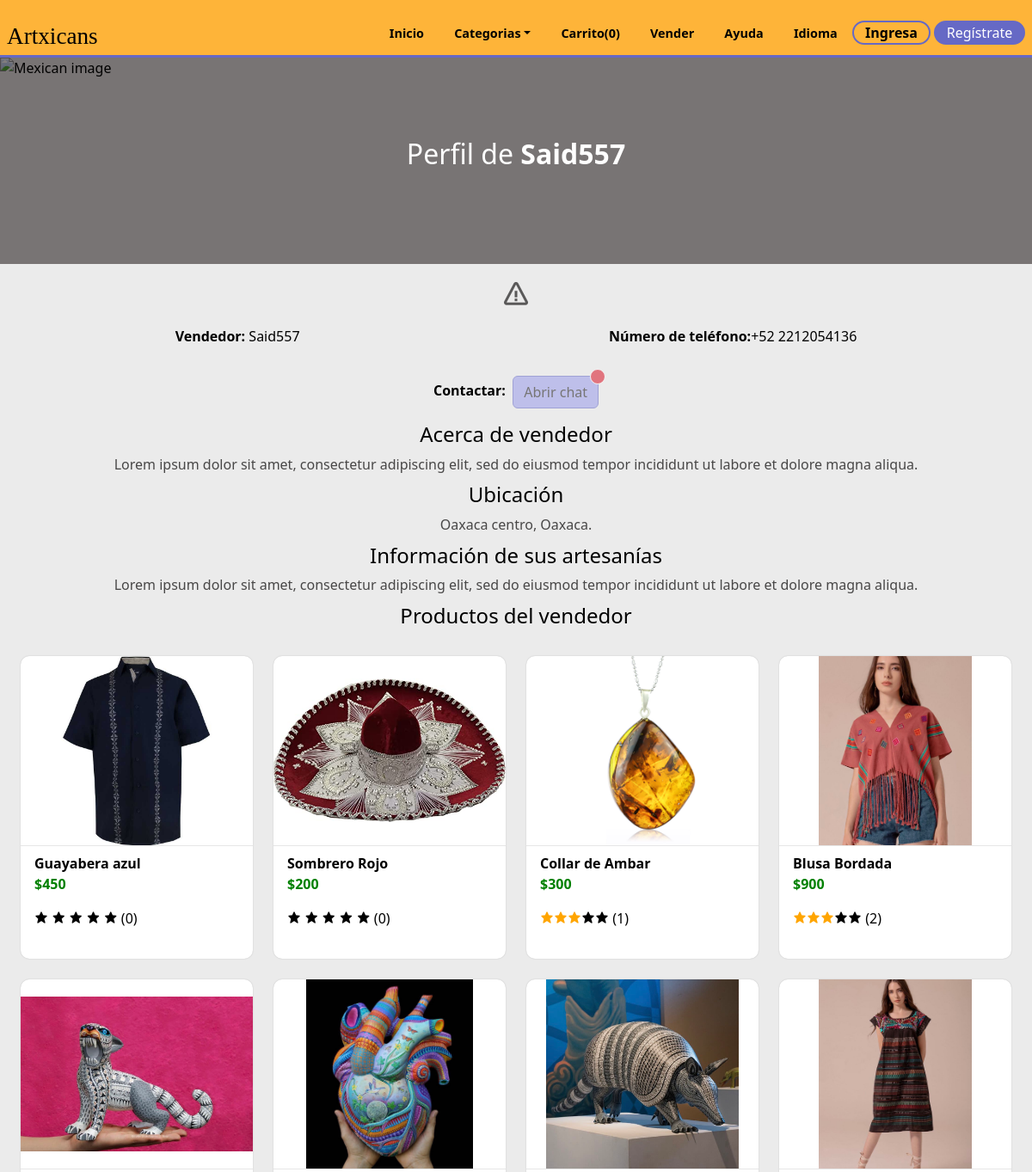
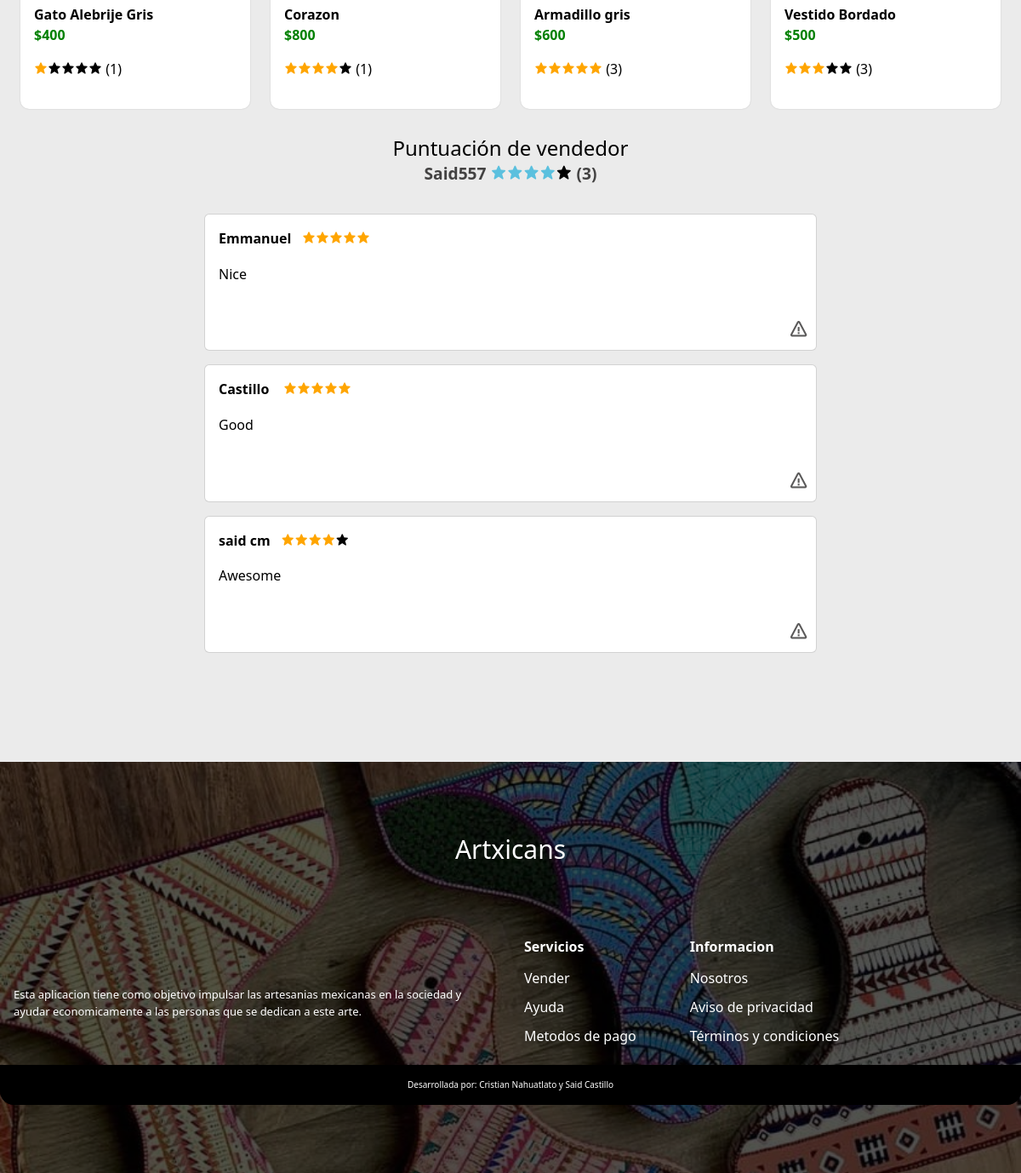
The app's page /profile-seller.php?seller_data=5 with its own data (2 pictures, top to bottom).
### tables this page shows
CREATE TABLE `reg_sellers` (
  `IDregseller` int(11) NOT NULL,
  `Nombre` varchar(255) NOT NULL,
  `apellidos` varchar(255) NOT NULL,
  `nickname` varchar(255) NOT NULL,
  `lada` int(4) NOT NULL,
  `telefono` varchar(20) NOT NULL,
  `telefonoref` varchar(20) NOT NULL,
  `domicilio` varchar(255) NOT NULL,
  `postal` varchar(10) NOT NULL,
  `identificador` varchar(255) NOT NULL,
  `solicitud` varchar(50) NOT NULL,
  `ID_registro` int(11) DEFAULT NULL
);

CREATE TABLE `sellers_data` (
  `id_data` int(11) NOT NULL,
  `description` varchar(150) NOT NULL,
  `desc_art` varchar(150) NOT NULL,
  `location` varchar(150) NOT NULL,
  `ID_registro` int(11) DEFAULT NULL
);

CREATE TABLE `products` (
  `id_product` int(11) NOT NULL,
  `product` varchar(80) NOT NULL,
  `image1` varchar(80) NOT NULL,
  `price` int(11) NOT NULL,
  `description` varchar(250) NOT NULL,
  `category` varchar(30) NOT NULL,
  `stock` int(11) NOT NULL,
  `image2` varchar(30) NOT NULL,
  `image3` varchar(30) NOT NULL,
  `ID_registro` int(11) DEFAULT NULL
);

CREATE TABLE `profile_comments` (
  `id_comment` int(11) NOT NULL,
  `star` int(11) NOT NULL,
  `comment` varchar(150) NOT NULL,
  `seller` int(11) DEFAULT NULL,
  `ID_registro` int(11) DEFAULT NULL
);

CREATE TABLE `registro` (
  `ID` int(11) NOT NULL,
  `Nombre` varchar(255) NOT NULL,
  `Correo` varchar(255) NOT NULL,
  `Contraseña` varchar(255) NOT NULL,
  `estatus` int(2) NOT NULL,
  `direccion` int(1) NOT NULL
);

### profile-seller.php (the view, shortened to what this page needs)
<?php
    include('./templates/cabecera.php');
    include('./global/conexion.php');
    $user = $_GET['seller_data'];
    $query = mysqli_query($conn,"SELECT * FROM reg_sellers WHERE ID_registro = $user");
    $data = mysqli_fetch_array($query);
?>
    <section class="profile-data">
        <div class="profile-seller">
            <div class="overlay-seller"></div>
            <div class="profileContent container">
                <div class="profileText">
                    <h1 class="title-profile">Perfil de <strong><?php echo $data['nickname']?></strong></h1>
                </div>
            </div>
        </div>
        <div class="report-seller">
          <a  data-bs-toggle="modal" style="cursor:pointer" data-bs-target="#ModalReportSeller-<?php echo $user?>" class="report-container"><i class='bx bx-error bx-md'></i></a>
        </div>
    <div class="inf0-seller">
        <p><strong>Vendedor:</strong>&nbsp;<?php echo $data['nickname']?></p>
        <p><strong>Número de teléfono:</strong>+<?php echo $data['lada'];?>&nbsp;<?php echo $data['telefono']?></p>
    </div>
    <?php
         if(!@$_SESSION['user']){  ?>
    <div class="chat">
        <p><strong>Contactar:</strong>&nbsp;&nbsp;<button type="button" disabled class="btn btn-info position-relative">
        Abrir chat
        <span class="position-absolute top-0 start-100 translate-middle p-2 bg-danger border border-light rounded-circle">
        </span>
        </button></p>
    </div>
    <?php }else{
    if($id_user <> $user){?>
    <div class="chat">
            <p><strong>Contactar:</strong>&nbsp;&nbsp;<button type="button" class="btn btn-info position-relative" data-bs-toggle="modal" data-bs-target="#ModalChat">
               Abrir chat
              <span class="position-absolute top-0 start-100 translate-middle p-2 bg-danger border border-light rounded-circle">
              <span class="visually-hidden">New alerts</span>
              </span>
              </button>
            </p>
                <div class="modal fade" id="ModalChat" tabindex="-1" aria-labelledby="exampleModalLabel" aria-hidden="true">
                  <div class="modal-dialog modal-dialog-scrollable">
                    <div class="modal-content">
                      <div class="modal-header p-3 mb-2 bg-color text-white">
                        <h1 class="modal-title fs-5" id="exampleModalLabel"><?php echo $data['nickname']?></h1>
                        <button type="button" class="btn-close" data-bs-dismiss="modal" aria-label="Close"></button>
                      </div>
                      <div class="modal-body">
                        <div class="seller-answer">
                        <div class="alert alert-dark w-75" role="alert">
                             A simple dark alert—check it out!
                        </div>
                        </div>
                        <div class="user-answer">
                        <div class="alert alert-primary w-75 " role="alert">
                            A simple primary alert—check it out!
                        </div>
                        </div>
                      </div>
                      <div class="modal-footer">
                      <div class="mb-3 w-100">
                          <textarea class="form-control" style="resize:none" id="exampleFormControlTextarea1" rows="3" placeholder="Escribe tu mensaje"></textarea>
                      </div>
                        <button type="button" class="btn btn-secondary" data-bs-dismiss="modal">Cerrar</button>
                        <button type="button" class="btn btn-success">Enviar</button>
                      </div>
                    </div>
                  </div>
                </div>
    </div>
   <?php } }
        $query2 = mysqli_query($conn,"SELECT * FROM sellers_data WHERE ID_registro = $user");
        $data2 = mysqli_fetch_array($query2);
        if(empty($data2['description'])){}else{
    ?>
    <div class="about-seller">
      <h2 align="center">Acerca de vendedor </h2>
       <p class="txt-profile"><?php echo $data2['description']?></p>
    </div>
    <?php }
        if(empty($data2['location'])){}else{
    ?>
    <div class="ubicacion">
        <h2 align="center">Ubicación</h2>
        <p class="txt-profile"><?php echo $data2['location']?></p>
    </div>
    <?php }
        if(empty($data2['desc_art'])){}else{
    ?>
    <div class="about-art">
      <h2 align="center">Información de sus artesanías</h2>
      <p class="txt-profile"><?php echo $data2['desc_art']?></p>
    </div>
    <?php } ?>
    <div class="products-seller">
        <h2 align="center">Productos del vendedor</h2>
        <div class='mainContent grid' id="mainContent">
       <?php
        $query3 = mysqli_query($conn,"SELECT * FROM products WHERE ID_registro = $user ORDER BY rand()");
        while($data3 = mysqli_fetch_array($query3)){
            $id_p = $data3['id_product'];
       ?>
       <div class="single-product">
        <a href="product.php?id_product=<?php echo $data3['id_product'];?>" class='referencia'>
             <div class='imgDiv'>
                <img src="assets/products/<?php echo $data3['image1'];?>"  alt="<?php echo $data3['product']?>">
            </div>
            <div class="card-info">
                <span class="product-title"><?php echo $data3['product'];?></span>
                <span class="price">$<?php echo $data3['price'];?></span>
                <p style="color:black">
             <?php
                 $sql = mysqli_query($conn,"SELECT * FROM stars WHERE id_product = $id_p");
                 $sum =  mysqli_query($conn,"SELECT SUM(star) as score FROM stars WHERE id_product = $id_p");
                 $score = mysqli_fetch_array($sum);
                 $num = $sql->num_rows;
                 if($num > 0){
                     $d1 = $num * 1;$d2 = $num * 2;$d3 = $num * 3;$d4 = $num * 4;$d5 = $num * 5;
                     $counter = $score['score'];
                     if($counter >= $d5):
                     ?>
                     <i class="bx bxs-star bx-5"></i><i class="bx bxs-star bx-5"></i><i class="bx bxs-star bx-5"></i><i class="bx bxs-star bx-5"></i><i class="bx bxs-star bx-5"></i>
                     <?php elseif($counter >= $d4):?>
                     <i class="bx bxs-star bx-5"></i><i class="bx bxs-star bx-5"></i><i class="bx bxs-star bx-5"></i><i class="bx bxs-star bx-5"></i><i class="bx bxs-star bx-10"></i>
                     <?php elseif($counter >= $d3):?>
                     <i class="bx bxs-star bx-5"></i><i class="bx bxs-star bx-5"></i><i class="bx bxs-star bx-5"></i><i class="bx bxs-star bx-10"></i><i class="bx bxs-star bx-10"></i>
                     <?php elseif($counter >= $d2):?>
                     <i class="bx bxs-star bx-5"></i><i class="bx bxs-star bx-5"></i><i class="bx bxs-star bx-10"></i><i class="bx bxs-star bx-10"></i><i class="bx bxs-star bx-10"></i>
                     <?php else:?>
                     <i class="bx bxs-star bx-5"></i><i class="bx bxs-star bx-10"></i><i class="bx bxs-star bx-10"></i><i class="bx bxs-star bx-10"></i><i class="bx bxs-star bx-10"></i>
                     <?php endif;
                     ?>
                 (<?php echo $num?>)
             <?php  }else{ ?>
             <i class="bx bxs-star bx-10"></i>
             <i class="bx bxs-star bx-10"></i>
             <i class="bx bxs-star bx-10"></i>
             <i class="bx bxs-star bx-10"></i>
             <i class="bx bxs-star bx-10"></i>
               (0)
               <?php }?>
             </p>
            </div>
           </a>
        </div>
    <?php }?>
        </div>
    </div>
    <div class="stars-seller">
        <h2 align="center">Puntuación de vendedor</h2>
        <p align="center" class="vendor-class"><?php echo $data['nickname']?>
        <?php
                 $sql2 = mysqli_query($conn,"SELECT * FROM profile_comments WHERE seller = $user");
                 $sum2 =  mysqli_query($conn,"SELECT SUM(star) as score2 FROM profile_comments WHERE seller = $user");
                 $score2 = mysqli_fetch_array($sum2);
                 $num2 = $sql2->num_rows;
                 if($num2 > 0){
                     $d1x = $num2 * 1;$d2x = $num2 * 2;$d3x = $num2 * 3;$d4x = $num2 * 4;$d5x = $num2 * 5;
                     $counter2 = $score2['score2'];
                     if($counter2 >= $d5x):
                     ?>
                     <i class="bx bxs-star bx-6"></i><i class="bx bxs-star bx-6"></i><i class="bx bxs-star bx-6"></i><i class="bx bxs-star bx-6"></i><i class="bx bxs-star bx-6"></i>
                     <?php elseif($counter2 >= $d4x):?>
                     <i class="bx bxs-star bx-6"></i><i class="bx bxs-star bx-6"></i><i class="bx bxs-star bx-6"></i><i class="bx bxs-star bx-6"></i><i class="bx bxs-star bx-10"></i>
                     <?php elseif($counter2 >= $d3x):?>
                     <i class="bx bxs-star bx-6"></i><i class="bx bxs-star bx-6"></i><i class="bx bxs-star bx-6"></i><i class="bx bxs-star bx-10"></i><i class="bx bxs-star bx-10"></i>
                     <?php elseif($counter2 >= $d2x):?>
                     <i class="bx bxs-star bx-6"></i><i class="bx bxs-star bx-6"></i><i class="bx bxs-star bx-10"></i><i class="bx bxs-star bx-10"></i><i class="bx bxs-star bx-10"></i>
                     <?php else:?>
                     <i class="bx bxs-star bx-6"></i><i class="bx bxs-star bx-10"></i><i class="bx bxs-star bx-10"></i><i class="bx bxs-star bx-10"></i><i class="bx bxs-star bx-10"></i>
                     <?php endif;
                     ?>
                 (<?php echo $num2?>)
               <?php }?>
        </p>
    </div>
    <div class="all-comments">
        <?php
            $check = mysqli_query($conn,"SELECT * FROM profile_comments WHERE seller = $user");
            if($check->num_rows > 0){
            $cons = mysqli_query($conn,"SELECT * FROM profile_comments INNER JOIN registro ON profile_comments.ID_registro = registro.ID WHERE seller = '$user' ORDER BY rand()");
            while($res2 = mysqli_fetch_array($cons)){?>
    <div class="card card-comment">
        <div class="card-body">
          <div class="com-cointer">
        <p class="stars-score"><strong><?php echo $res2['Nombre']?></strong>&nbsp;&nbsp;
              <?php
              switch($res2['star']){
                case '4': echo "<i class='bx bxs-star bx-5'></i><i class='bx bxs-star bx-5'></i><i class='bx bxs-star bx-5'></i><i class='bx bxs-star bx-5'></i><i class='bx bxs-star bx-10'></i>";
                break;
                case '5': echo "<i class='bx bxs-star bx-5'></i><i class='bx bxs-star bx-5'></i><i class='bx bxs-star bx-5'></i><i class='bx bxs-star bx-5'></i><i class='bx bxs-star bx-5'></i>";
                break;
              }
              ?>
        </p>
        </div>
        <p > <?php echo $res2['comment']?></p>
      </div>
           <div class="options-container">
        <a  data-bs-toggle="modal" style="cursor:pointer" data-bs-target="#ModalReport-<?php echo $res2['id_comment']?>" class="report-container"><i class='bx bx-error bx-sm'></i></a>
      </div>
      </div>
            <?php }
            }else{
                ?>
                <div class="alert alert-dark" role="alert">
                  Este vendedor aún no cuenta con comentarios.
                </div>
                <?php
            }
        ?>
    </div>
</section>
<?php
    include('./templates/pie.php');
?>

### styles/home/products.css (style rules this page uses)
.mainContent { padding: 2rem 0 2rem; padding-left: 1.5rem; padding-right: 1.5rem; justify-content: center; gap: 1.5rem; }
.single-product { height: 100%; display: grid; row-gap: 10px; border-radius: 10px; align-items: center; box-shadow: 0 0 0.1em rgba(0,0,0,0.2); background-color: rgb(255, 255, 255); cursor: pointer; transition-property: box-shadow; overflow: hidden; }
.imgDiv { height: 220px; width: 100%; overflow: hidden; }
.imgDiv img { height: 100%; width: 100%; object-fit:contain; transition: hidden; }
.card-info { border-top: 1px solid rgb(230, 230, 230); padding: 0.5rem 1rem; display: flex; flex-flow: column; flex-wrap: wrap; }
.card-info * + * { display: block; margin-bottom: 1rem; }
.price { font-weight: bold; color: green; }
.product-title { font-weight: bold; color: black; }
@media screen and (min-width:420px) { .mainContent { grid-template-columns: repeat(2,1fr); } }
@media screen and (min-width:420px) { .single-product { height: auto; } }
@media screen and (min-width:720px) { .mainContent { grid-template-columns: repeat(3,1fr); } }
@media screen and (min-width:720px) { .single-product { height: auto; } }
@media screen and (min-width:1024px) { .mainContent { grid-template-columns: repeat(4,1fr); } }
@media screen and (min-width:1024px) { .single-product { height: auto; } }
.btn-info { --bs-btn-color: var(--bs-white); --bs-btn-bg: var(--second-alpha-color); --bs-btn-border-color: var(--second-alpha-color); --bs-btn-hover-color: var(--bs-white); --bs-btn-hover-bg: #787bc8; --bs-btn-hover-border-color:var(--second-alpha-color) ; --bs-btn-focus-shadow-rgb: var(--bd-violet-rgb); --bs-btn-active-color: var(--bs-btn-hover-color); --bs-btn-active-bg: var(--second-alpha-color); --bs-btn-active-border-color: var(--second-alpha-color); --bs-btn-disabled-color:rgb(57, 55, 55); --bs-btn-disabled-bg: #a7a9ea; --bs-btn-disabled-border-color: #787bc8; }
.all-comments { margin: 0 auto; display: flex; align-items: center; justify-content: center; flex-wrap: wrap; flex-direction: column; }
.card-comment { margin-top: 1rem; width:90vw; }
.bx-10 { color: black; }
.bx-5 { color: orange; }
.bx-6 { color: #5bc0de; }
@media screen and (min-width: 768px) { .card-comment { width:60vw; } }

### styles/home/main.css (style rules this page uses)
body { top:0px !important; }

### styles/pages/products.css (style rules this page uses)
.options-container { display:flex; justify-content:end; padding :0.5rem; }
.report-container,.show-more-comment { color: black; }
.report-container .bx { color: rgb(90, 89, 89); }

### styles/pages/sellers.css (style rules this page uses)
.profile-seller { width: 100%; height: 20vh; position: relative; display: flex; align-items: center; justify-content: center; margin: 0rem auto; }
.profile-seller .overlay-seller { position: absolute; height: 100%; width: 100%; background: rgb(65, 63, 63); top: 0; bottom: 0; z-index: 1; mix-blend-mode: hard-light; }
.profileContent { width: 100%; height: max-content; padding: 0 1.5rem 1rem; display: flex; flex-direction: column; align-items: center; justify-content: center; margin:0 auto; color: white; z-index: 100; }
.title-profile { font-weight: 500; position: relative; text-align: center; margin: 0 auto; font-size: 1.5rem; }
.title-profile strong { font-weight: bold; }
.inf0-seller { margin: 1rem 2rem; display: flex; align-items: center; justify-content: space-around; flex-wrap: wrap; gap: 1rem; }
.ubicacion { margin: 0.2rem 2rem; }
.chat { display: grid; place-items: center; }
.txt-profile { font-size: 1rem; margin: 0.5rem auto; text-align: center; color: rgb(72, 71, 71); }
.vendor-class { font-size: 1.2rem; color: rgb(67, 66, 66); font-weight: bold; }
.report-seller { display: flex; align-items: center; justify-content: center; margin: 1rem 0; }
@media screen and (min-width:768px) { .title-profile { font-size:2rem; } }
@media screen and (min-width:768px) { .profile-seller { height: 30vh; } }

### records on screen
reg_sellers: nickname "Said557", lada "52", telefono "2212054136"
sellers_data: description "Lorem ipsum dolor sit amet, consectetur adipiscing elit, sed do eiusmod tempor incididunt ut labore et dolore magna aliqua.", location "Oaxaca centro, Oaxaca.", desc_art "Lorem ipsum dolor sit amet, consectetur adipiscing elit, sed do eiusmod tempor incididunt ut labore et dolore magna aliqua."
products: image1 (picture), product "Guayabera azul", price "450", shows "(0)"
products: image1 (picture), product "Sombrero Rojo", price "200", shows "(0)"
products: image1 (picture), product "Collar de Ambar", price "300", num "1"
products: image1 (picture), product "Blusa Bordada", price "900", num "2"
products: image1 (picture), product "Gato Alebrije Gris", price "400", num "1"
products: image1 (picture), product "Corazon", price "800", num "1"
products: image1 (picture), product "Armadillo gris", price "600", num "3"
products: image1 (picture), product "Vestido Bordado", price "500", num "3"
profile_comments: ID_registro.Nombre "Emmanuel", star 5 (drawn), comment "Nice"
profile_comments: ID_registro.Nombre "Castillo", star 5 (drawn), comment "Good"
profile_comments: ID_registro.Nombre "said cm", star 4 (drawn), comment "Awesome"

### other values on screen
$num2 "3"
